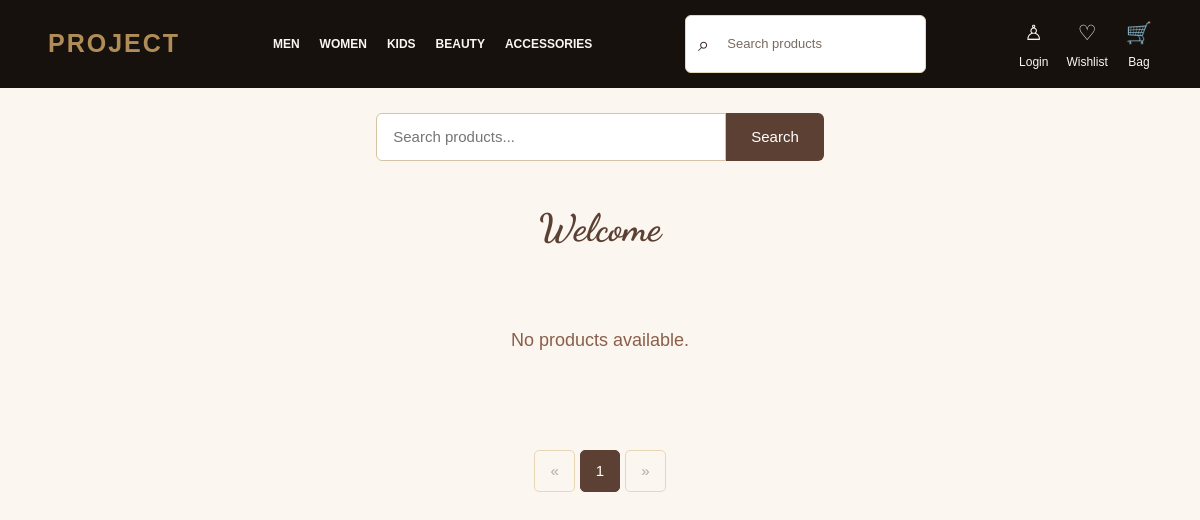
/products/, run on an earlier commit of the app's database.
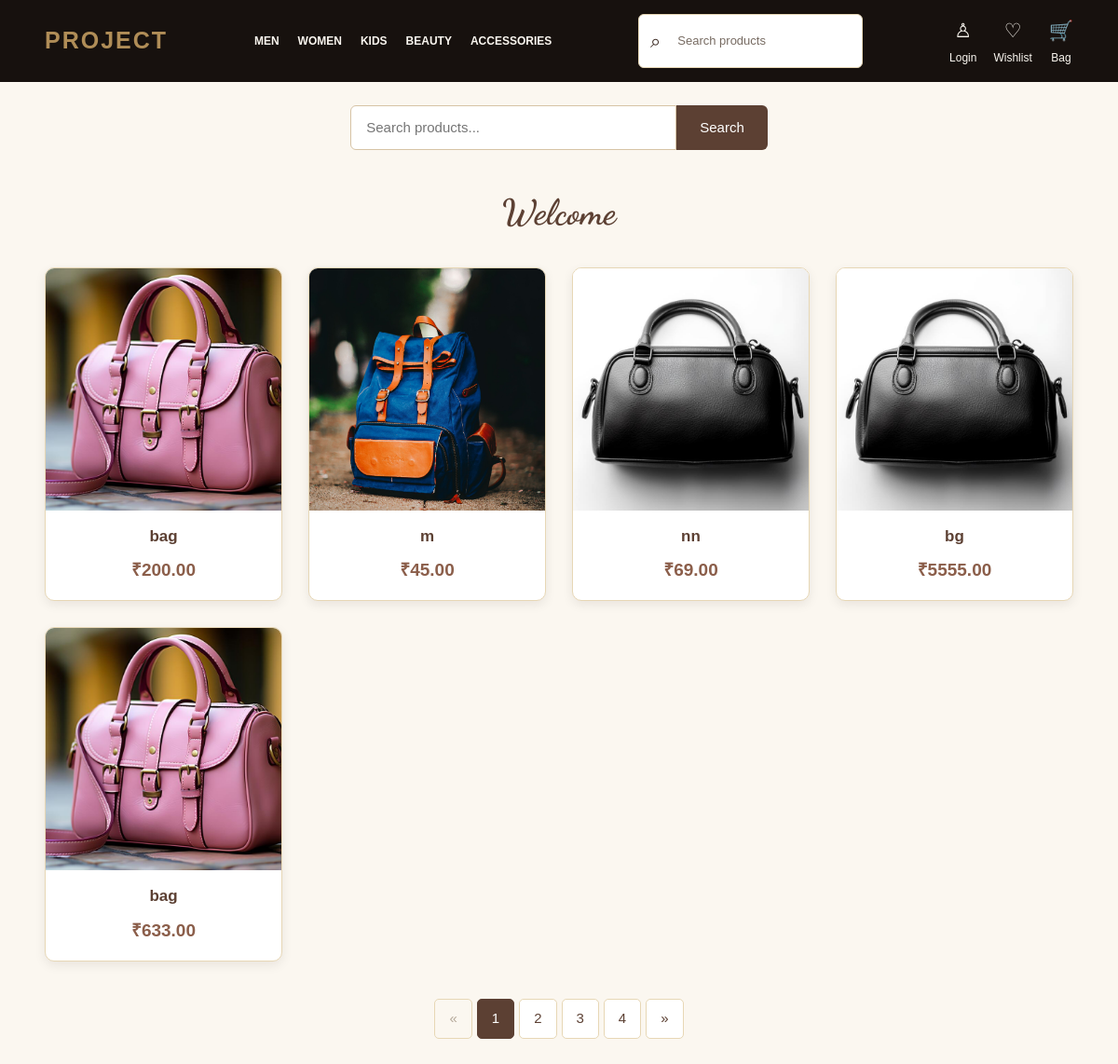
And on a later commit of the database.
### shopapp/models.py (models this page shows, shortened)
class Product(models.Model):
    seller=models.ForeignKey(CustomUser,on_delete=models.CASCADE)
    category=models.ForeignKey(Category,on_delete=models.CASCADE)
    name=models.CharField(max_length=100)
    description=models.TextField()
    price=models.DecimalField(max_digits=10,decimal_places=2)
    image=models.ImageField(upload_to='products/')
    stock=models.PositiveIntegerField(default=0)

### shopapp/views.py (the view)
# urls.py: path('products/',products,name='products'),
def products(request):
    product_list=Product.objects.all()
    paginator=Paginator(product_list,5)
    pageno=request.GET.get('page')
    page_object=paginator.get_page(pageno)
    return render(request,'products.html',{'page_object':page_object})

### templates/products.html (shortened to what this page needs)
{% extends 'base.html' %}
{% load static %}
{% block content %}
<form method="post" action="{% url 'search' %}" class="search-form">
    <input type="text" name="search" placeholder="Search products...">
    <button type="submit">Search</button>
</form>
<div class="products-page">
    <h1>Welcome {{ request.user.username }}</h1>
    <div class="product-container">
        {% for p in page_object %}
        <div class="product-card">
            <a href="{% url 'product_detail' p.id %}" class="product-link">
                {% if p.image %}
                <div class="product-image">
                    <img src="{{ p.image.url }}" alt="{{ p.name }}">
                </div>
                {% endif %}
                <div class="product-details">
                    <h2>{{ p.name }}</h2>
                    <p class="product-price">
                        ₹{{ p.price }}
                    </p>
                </div>
            </a>
        </div>
        {% empty %}
        <p class="no-products">
            No products available.
        </p>
        {% endfor %}
    </div>
    <div class="pagination-container">
        <ul class="pagination">
            {% if page_object.has_previous %}
            <li>
                <a href="?page={{ page_object.previous_page_number }}">
                    &laquo;
                </a>
            </li>
            {% else %}
            <li class="disabled">
                <span>&laquo;</span>
            </li>
            {% endif %}
            {% for num in page_object.paginator.page_range %}
                {% if page_object.number == num %}
                <li class="active">
                    <span>{{ num }}</span>
                </li>
                {% else %}
                <li>
                    <a href="?page={{ num }}">{{ num }}</a>
                </li>
                {% endif %}
            {% endfor %}
            {% if page_object.has_next %}
            <li>
                <a href="?page={{ page_object.next_page_number }}">
                    &raquo;
                </a>
            </li>
            {% else %}
            <li class="disabled">
                <span>&raquo;</span>
            </li>
            {% endif %}
        </ul>
    </div>
</div>
{% endblock %}

What changed in the data, as far as the page shows it:
added Product: image (picture), name "bag", price "200.00"
added Product: image (picture), name "m", price "45.00"
added Product: image (picture), name "nn", price "69.00"
added Product: image (picture), name "bg", price "5555.00"
added Product: image (picture), name "bag", price "633.00"
Also different on the page:
new list line: "2"
new list line: "3"
new list line: "4"
text no longer shown: "No products available."
